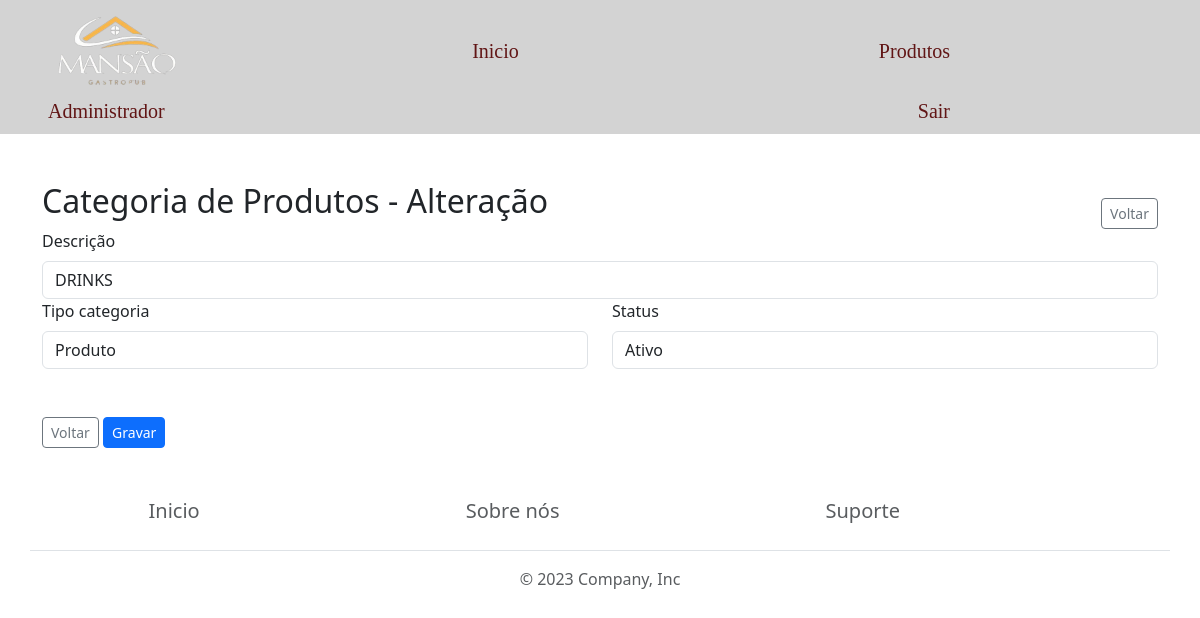
The page /formProdutoCategoria.php?acao=update&id=1 (signed in) on the database its author committed.
### tables this page shows
CREATE TABLE IF NOT EXISTS `produto_categoria` (
  `ID_CATEGORIA` int NOT NULL AUTO_INCREMENT,
  `DESCRICAO_CATEGORIA` varchar(50) NOT NULL,
  `STATUS_CATEGORIA` int NOT NULL DEFAULT '1' COMMENT '1=Ativo; 2=Inativo',
  `TIPO_CATEGORIA` int NOT NULL DEFAULT '1' COMMENT '1=Produto; 2=Serviço',
  PRIMARY KEY (`ID_CATEGORIA`) USING BTREE,
  UNIQUE KEY `descricao` (`DESCRICAO_CATEGORIA`) USING BTREE
);

### helpers/Formulario.php (called while the page is built, shortened)
<?php
    function subTitulo($acao)
    {
        if ($acao == "insert") {
            return " - Inclusão";
        } elseif ($acao == "update") {
            return " - Alteração";
        } elseif ($acao == "delete") {
            return " - Exclusão";
        } elseif ($acao == "view") {
            return " - Visualização";
        }
    }

### library/Database.php (called while the page is built, shortened)
<?php
class Database
{
    function dbConect()
    {
        try {
            $conn = new PDO(
                "mysql:host=localhost;dbname=restaurante_povoado",
                "root",
                "",
                array(PDO::MYSQL_ATTR_INIT_COMMAND => 'SET NAMES utf8')
            );
            $conn->setAttribute(PDO::ATTR_ERRMODE, PDO::ERRMODE_EXCEPTION);
            return $conn;
        } catch (Exception $ex) {
            echo '<p style="color: red;">ERROR: '. $ex->getMessage(). "</p>";
        }
    }
    function dbSelect($query, $tipoRetorno = 'all', $dados = [])
    {
        try {
            $conn = $this->dbConect();
            $data = $conn->prepare($query);
            $data->execute($dados);
            if ($tipoRetorno == "all") {
                return $data->fetchAll();
            } else {
                return $data->fetch(PDO::FETCH_OBJ);
            }
        } catch (Exception $ex) {
            echo '<p style="color: red;">ERROR: '. $ex->getMessage(). "</p>";
            return [];
        }
    }
}

### formProdutoCategoria.php (the view, shortened to what this page needs)
<?php
    require_once "helpers/Formulario.php";
    require_once "comuns/cabecalho.php";
    require_once "library/Database.php";
    $db = new Database();
    $dados = [];
    if ($_GET['acao'] != "insert") {
        $dados = $db->dbSelect("SELECT * FROM produto_categoria WHERE ID_CATEGORIA = ?", 'first', [$_GET['id']]);
    }
?>
    <main class="container mt-5">
        <div class="row">
            <div class="col-10">
                <h2>Categoria de Produtos<?= subTitulo($_GET['acao']) ?></h2>
            </div>
            <div class="col-2 text-end">
                <a href="listaProdutoCategoria.php" class="btn btn-outline-secondary btn-sm mt-3" title="Voltar">Voltar</a>
            </div>
        </div>
        <form class="g-3" action="<?= $_GET['acao'] ?>ProdutoCategoria.php" method="POST">
            <div class="row">
                <div class="col-12">
                    <label for="DESCRICAO_CATEGORIA" class="form-label">Descrição</label>
                    <input type="text" class="form-control" name="DESCRICAO_CATEGORIA"
                        id="DESCRICAO_CATEGORIA" placeholder="Descrição da categoria" required
                        value="<?= isset($dados->DESCRICAO_CATEGORIA) ? $dados->DESCRICAO_CATEGORIA : "" ?>">
                </div>
                <div class="col-6">
                    <label for="tipo" class="form-label">Tipo categoria</label>
                    <select name="TIPO_CATEGORIA" id="TIPO_CATEGORIA" class="form-control" required>
                        <option value="1" <?= isset($dados->TIPO_CATEGORIA) ? $dados->TIPO_CATEGORIA == 1  ? "selected" : "" : "" ?>>Produto</option>
                    </select>
                </div>
                <div class="col-6">
                    <label for="STATUS_CATEGORIA" class="form-label">Status</label>
                    <select name="STATUS_CATEGORIA" id="STATUS_CATEGORIA" class="form-control" required>
                        <option value="1" <?= isset($dados->STATUS_CATEGORIA) ? $dados->STATUS_CATEGORIA == 1  ? "selected" : "" : "" ?>>Ativo</option>
                    </select>
                </div>
            </div>
            <div class="col-auto mt-5">
                <a href="listaProdutoCategoria.php" class="btn btn-outline-secondary btn-sm">Voltar</a>
                <?php if ($_GET['acao'] != "view"):  ?>
                    <button type="submit" class="btn btn-primary btn-sm">Gravar</button>
                <?php endif; ?>
            </div>
        </form>
    </main>
    <?php
        require_once "comuns/rodape.php";

### rows shown on the page
produto_categoria: DESCRICAO_CATEGORIA "DRINKS", TIPO_CATEGORIA "Produto", STATUS_CATEGORIA "Ativo"

### other values the page prints
$_SESSION['userNome'] "Administrador"
subTitulo($_GET['acao']) "- Alteração"
